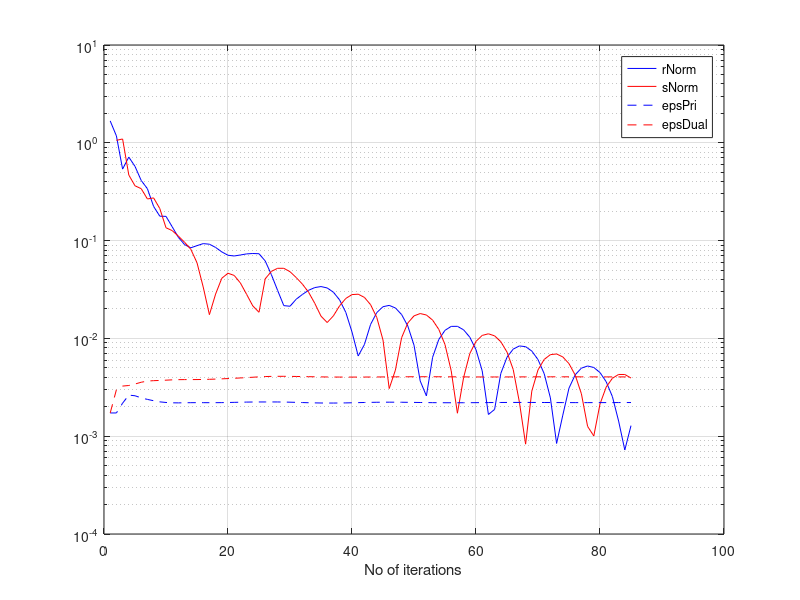

This chart was generated by the following MATLAB code:
clear all;
close all; 

m = 10;
n = 30;
A = randn(m,n);
xOrig = randn(n,1);
b = A*xOrig;
rho = 1;
toleranceAbs = 1e-5;
toleranceRel = 1e-3;
x = zeros(n,1);
z = zeros(n,1); 
u = zeros(n,1);
tau = 1.05;
mu = 10; 
rhoCount = 1;
history.rho(:,rhoCount) = [1, rho, norm(u), norm(u)]';
rhoCount = rhoCount + 1; 
% Run the loop
for k = 1:1000
    x = (eye(n)-A'*inv(A*A')*A)*(z-u) - A'*inv(A*A')*b;
    zold = z;
    z = max(0,x+u-(1/rho)) - max(0,-(x+u)-(1/rho));  
    uold = u;
    u = u+x-z; 
    
    % Store results
    history.rNorm(k) = norm(x-z);
    history.sNorm(k) = norm(-rho*(z-zold));
    history.epsPri(k) = sqrt(n)*toleranceAbs+toleranceRel*max(norm(x), norm(-z));
    history.epsDual(k) = sqrt(n)*toleranceAbs+toleranceRel*norm(rho*u);
    
    % Update rho to keep the residuals close to each other
    if history.rNorm(k) > mu*history.sNorm(k)
        rho = rho*tau
        iter1 = k
        u = u*tau   
        history.rho(:,rhoCount) = [k, rho, norm(uold), norm(u)]';
        rhoCount = rhoCount + 1;    
    elseif history.sNorm(k) > mu*history.rNorm(k)
        rho = rho/tau
        iter2 = k
        u = u/tau
        history.rho(:,rhoCount) = [k, rho, norm(uold), norm(u)]';
        rhoCount = rhoCount + 1;
    end
    
    if (history.rNorm(k) < history.epsPri(k) && history.sNorm(k) ...
            < history.epsDual(k)) 
        break 
    end
end
IterDim = [1:length(history.rNorm)];
figure; semilogy(IterDim, history.rNorm, 'b', IterDim, history.sNorm, 'r', ...
    IterDim, history.epsPri, '--b', IterDim, history.epsDual, '--r'); 
legend('rNorm', 'sNorm', 'epsPri', 'epsDual'); grid on; 
xlabel('No of iterations'); 

history.rho
